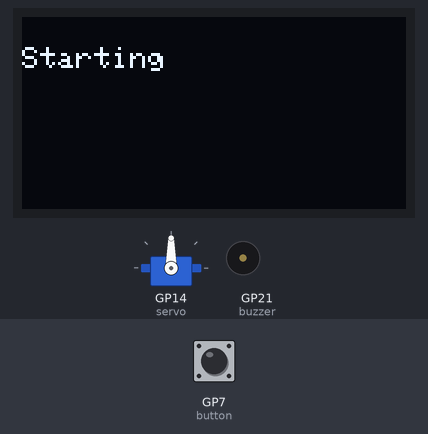
Bench run of a sketch on a simulated Raspberry Pi Pico W. Parts: 128×64 one-colour display, servo, buzzer (waves = sounding). Inputs (shaded band) come from the test bench; at power-on: GP7 (button) LOW.

Above: at 1.2 s.
1.3 s: GP7 (button) driven HIGH
At 2.8 s:
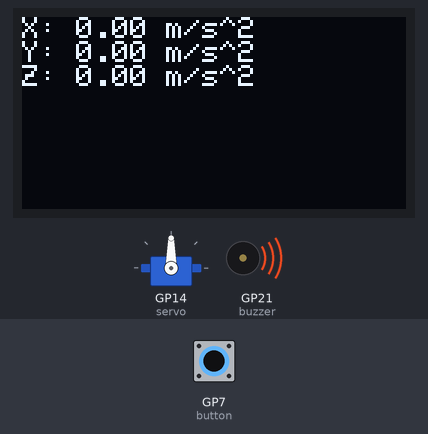
Timing chart, 0 to 4.3 s (numbered marks = the images above; inputs shaded):
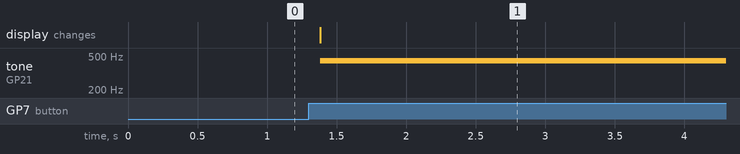

Measured:
- after the input at 1.3 s, tone on GP21 (buzzer): silent → 440 Hz after 0.08 s; the display: first differs from a run without the input after 0.08 s (image 1)

The sketch:

sketch.ino
```cpp
#include <Adafruit_MPU6050.h>
#include <Adafruit_Sensor.h>
#include <Wire.h>
#include <Adafruit_GFX.h>
#include <Adafruit_SSD1306.h>
#include <Servo.h>

#define SCREEN_WIDTH        128 // OLED display width, in pixels
#define SCREEN_HEIGHT        64 // OLED display height, in pixels

Adafruit_MPU6050 mpu;
sensors_event_t event;
Adafruit_SSD1306 display(SCREEN_WIDTH, SCREEN_HEIGHT, &Wire, -1);
Servo servo;

void setup() {
  // put your setup code here, to run once:
  Serial.begin(115200);
  if(!display.begin(SSD1306_SWITCHCAPVCC, 0x3C)) {
    Serial.println(F("SSD1306 allocation failed"));
  }

  while (!mpu.begin()) {
    Serial.println("MPU6050 not connected!");
    delay(1000);
  }

  display.clearDisplay();
  display.setTextSize(1);
  display.setTextColor(WHITE);
  display.setCursor(0,10);
  display.println("Starting");
  display.display();

  pinMode(7, INPUT);

  servo.attach(14);
}


void loop() {
  int pinValue = digitalRead(7);
  if(pinValue != LOW) {
    if(pinValue == HIGH) {
      mpu.getAccelerometerSensor()->getEvent(&event);
      display.clearDisplay();

      display.setCursor(0,0);
      display.print("X: ");
      display.print(event.acceleration.x);
      display.println(" m/s^2");
      display.print("Y: ");
      display.print(event.acceleration.y);
      display.println(" m/s^2");
      display.print("Z: ");
      display.print(event.acceleration.z);
      display.println(" m/s^2");
      display.display();

      if(event.acceleration.x == 0 && event.acceleration.y == 0 && event.acceleration.z == 0) {
        tone(21, 440, 1000);
      }
      else {
        if(event.acceleration.x > 0) {
          servo.write(0);
        }
        if(event.acceleration.x < 0) {
          servo.write(180);
        }
      }
    }
  }

  delay(100);
}
```
